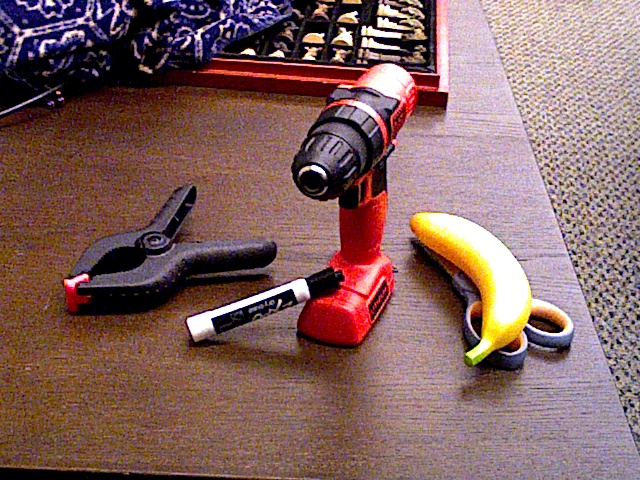
//> input picture data/035_power_drill/test_images/35_0010_000491-color.jpg, 640 x 480 px
$ ./detect_object   (built with g++ and OpenCV 4)
//> lines starting //> are read from the running program, lines starting //| are printed output that depends on the picture; after the words box and inside, x2 and y2 are one past the last pixel; in counts of white or black regions, pixels touching at a corner belong together
#include <opencv2/opencv.hpp>
#include <iostream>

const static std::string base = "./data/";
const static std::string sugar = "004_sugar_box/";
const static std::string mustard = "006_mustard_bottle/";
const static std::string drill = "035_power_drill/";
const static std::string img_path = "test_images/";
const static std::string label_path = "labels/";
const static std::string models_path = "models/*_mask.png";
const static std::string negative_path = "negative_images/";
const static std::string cascade = "object_cascade/cascade.xml";

int main(int argc, char **argv)
{
	// cascade file path
	// std::string cascade_path = base + sugar + cascade;
	// std::string cascade_path = base + mustard + cascade;
	std::string cascade_path = base + drill + cascade;

	// load cascade
	cv::CascadeClassifier cascade_drill;

	if (!cascade_drill.load(cascade_path))
	{
		std::cout << "Error loading drill cascade" << std::endl;
		return 1;
	}
	// load image
	// cv::Mat img = cv::imread(base + mustard + img_path + "6_0030_001027-color.jpg", cv::IMREAD_COLOR);
	cv::Mat img = cv::imread(base + drill + img_path + "35_0010_000491-color.jpg", cv::IMREAD_COLOR);
//> img is the input picture: 480 rows x 640 cols, CV_8UC3; mean B, G, R 96.7, 99, 130.8
	cv::Mat gray;

	cv::cvtColor(img, gray, cv::COLOR_BGR2GRAY);
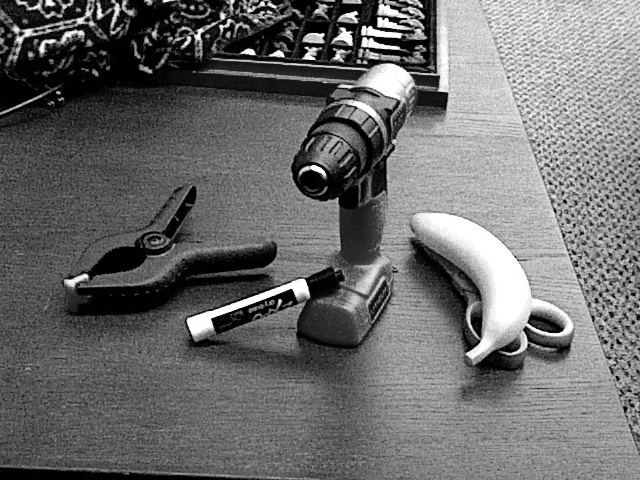
//> gray: 480 rows x 640 cols, CV_8UC1; min 0, max 255, mean 108.2
	std::vector<cv::Rect> objects;

	cascade_drill.detectMultiScale(gray, objects, 1.1, 2, 0 | cv::CASCADE_SCALE_IMAGE); //
//> objects = 68 Rects (x, y, width, height), first 8: [580, 69, 26, 26], [145, 140, 27, 27], [2, 145, 27, 27], [174, 148, 24, 24], [209, 224, 24, 24], [314, 271, 25, 25], [525, 271, 27, 27], [564, 294, 26, 26]

	cv::namedWindow("img", cv::WINDOW_NORMAL);
	for (size_t i = 0; i < objects.size(); i++)
	{
		cv::rectangle(img, objects[i], cv::Scalar(0, 255, 0), 2);
	}
//> this loop made 68 passes
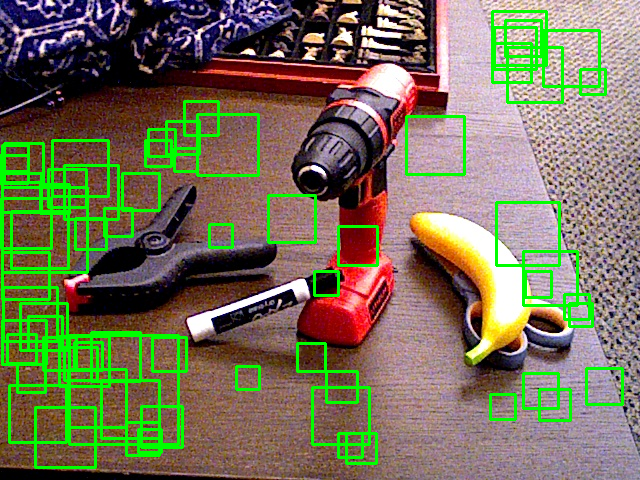
//> img: 480 rows x 640 cols, CV_8UC3; 9.47% of pixels changed, all inside (x1, y1, x2, y2) = (0, 10, 624, 469)
	// show image
	cv::imshow("img", img);
	cv::waitKey(0);

	return 0;
}
